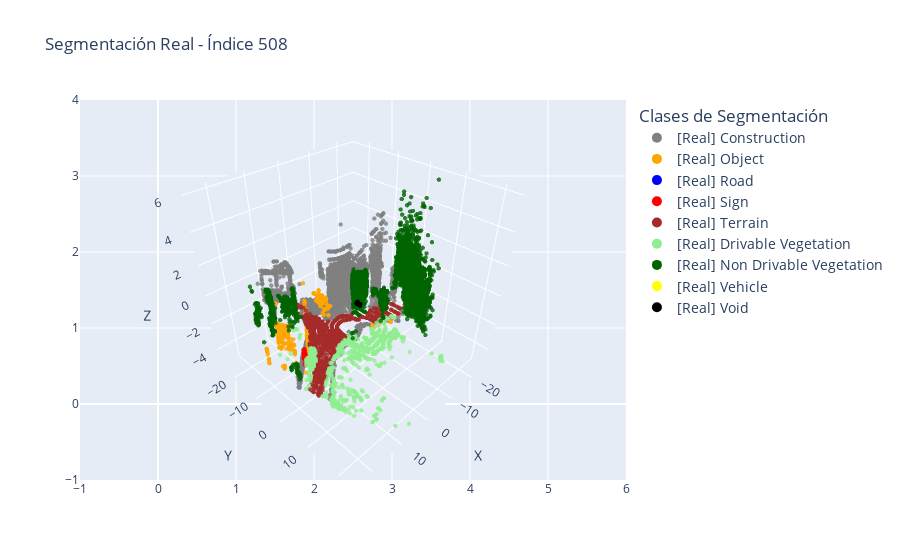
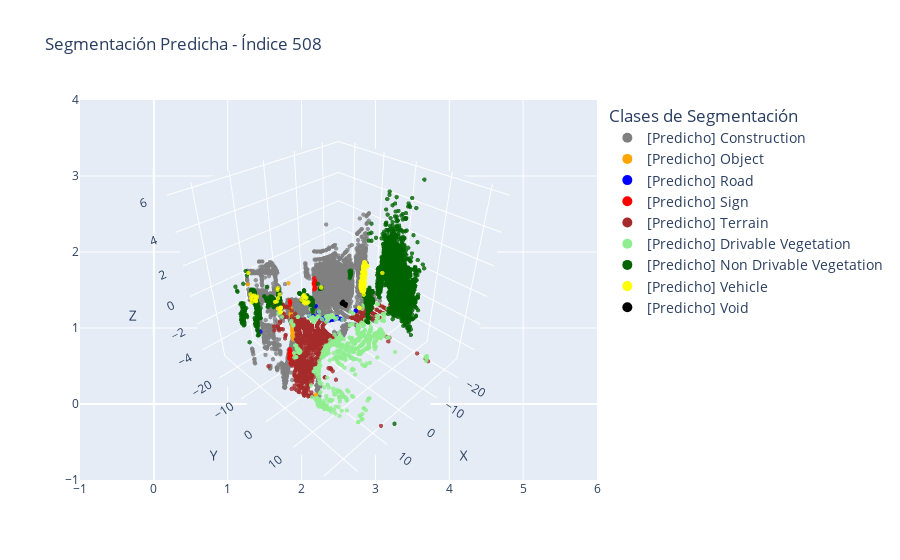

Here is the notebook cell these charts were saved with, in order:
### Code cell
visualizar_comparacion_segmentacion(all_points, all_labels, all_preds, indice=508)

### Figure 1 — Plotly figure (JSON) as saved in the notebook; plotly's stock layout.template omitted (floating-point values rounded to 4 significant figures; data arrays with more than 128 entries replaced by an {"elided": "..."} marker saying what was removed)
{"data": [{"marker": {"color": "gray", "opacity": 0.8, "size": 1.5}, "mode": "markers", "name": "[Real] Construction", "showlegend": false, "type": "scatter3d", "x": {"elided": "8143 float values"}, "y": {"elided": "8143 float values"}, "z": {"elided": "8143 float values"}}, {"marker": {"color": "orange", "opacity": 0.8, "size": 1.5}, "mode": "markers", "name": "[Real] Object", "showlegend": false, "type": "scatter3d", "x": {"elided": "464 float values"}, "y": {"elided": "464 float values"}, "z": {"elided": "464 float values"}}, {"marker": {"color": "red", "opacity": 0.8, "size": 1.5}, "mode": "markers", "name": "[Real] Sign", "showlegend": false, "type": "scatter3d", "x": [21.89, 21.86, 21.85, 21.8, 21.78, 21.88, 21.81, 21.82, 21.8, 21.84, 21.92, 21.85, 21.84, 21.82, 21.78, 21.98, 21.91, 21.87, 21.81, 21.95, 21.85, 21.8, 21.85, 21.84, 21.8, 21.79, 21.82, 21.89, 21.87, 21.81, 21.86, 21.76, 21.8, 21.79, 21.96, 21.79], "y": [5.984, 6.178, 6.088, 5.971, 6.413, 6.068, 6.266, 6.08, 6.293, 6.101, 6.339, 6.088, 6.393, 6.169, 6.258, 6.369, 6.002, 6.13, 6.553, 6.414, 6.417, 6.461, 6.279, 6.173, 6.339, 6.348, 5.919, 5.873, 6.131, 6.547, 6.136, 6.425, 6.339, 6.488, 6.468, 6.347], "z": [-0.2218, -0.6148, -0.6137, -0.6984, 0.0832, -0.2219, -0.04752, 0.2135, -0.09109, -0.04748, -0.5736, -0.1346, -0.09133, 0.2137, 0.3006, -0.7072, -0.3529, -0.3092, -0.3976, 0.1716, -0.3537, -0.1786, -0.5279, 0.0832, -0.1347, -0.04753, -0.04733, -0.3085, 0.03963, -0.31, -0.09113, -0.04751, 0.214, -0.003979, -0.6195, 0.1703]}, {"marker": {"color": "brown", "opacity": 0.8, "size": 1.5}, "mode": "markers", "name": "[Real] Terrain", "showlegend": false, "type": "scatter3d", "x": {"elided": "1002 float values"}, "y": {"elided": "1002 float values"}, "z": {"elided": "1002 float values"}}, {"marker": {"color": "lightgreen", "opacity": 0.8, "size": 1.5}, "mode": "markers", "name": "[Real] Drivable Vegetation", "showlegend": false, "type": "scatter3d", "x": {"elided": "746 float values"}, "y": {"elided": "746 float values"}, "z": {"elided": "746 float values"}}, {"marker": {"color": "darkgreen", "opacity": 0.8, "size": 1.5}, "mode": "markers", "name": "[Real] Non Drivable Vegetation", "showlegend": false, "type": "scatter3d", "x": {"elided": "5939 float values"}, "y": {"elided": "5939 float values"}, "z": {"elided": "5939 float values"}}, {"marker": {"color": "black", "opacity": 0.8, "size": 1.5}, "mode": "markers", "name": "[Real] Void", "showlegend": false, "type": "scatter3d", "x": [-1.116, -1.191, -1.054, -1.109, -1.102, -1.13, -1.027, -1.356, -1.246, -1.159, -1.252, -1.007, -1.125, -1.197, -1.097, -1.045, -1.109, -1.173, -1.14, -1.211, -1.092, -1.156, -1.154, -1.068, -1.207, -1.185, -1.292, -1.157, -1.193, -1.065, -1.093, -1.137, -1.113, -1.117, -1.244, -1.172, -1.159, -1.111, -1.181, -1.166, -1.129, -1.058, -1.124, -1.185, -1.057, -1.114, -1.181, -1.149, -1.131, -1.229, -1.17, -1.05, -1.301, -1.166], "y": [-0.1288, -0.1111, -0.237, -0.3632, -0.3518, -0.5282, -0.585, -0.5263, -0.6259, 0.06031, -0.5612, -0.6186, -0.521, 0.1243, -0.2749, -0.6052, 0.513, 0.2141, 0.3732, 0.4664, -0.1955, -0.03572, -0.1205, -0.2856, -0.02402, 0.02669, 0.4615, 0.2244, 0.2042, -0.1826, 0.4771, -0.1438, -0.2702, -0.1208, -0.5688, -0.07478, 0.2471, 0.509, 0.2336, 0.1429, -0.3836, -0.2502, -0.5308, -0.04509, -0.2252, -0.3603, 0.1931, 0.2055, 0.3563, -0.02895, 0.3128, -0.2848, 0.4918, 0.3394], "z": [-0.524, -0.5579, -0.5038, -0.5443, -0.5393, -0.5815, -0.5511, -0.5175, -0.496, -0.541, -0.488, -0.5511, -0.5781, -0.5612, -0.4022, -0.5629, -0.5697, -0.5562, -0.5595, -0.6052, -0.5173, -0.5393, -0.541, -0.5156, -0.5629, -0.5528, -0.488, -0.5494, -0.5646, -0.5038, -0.5562, -0.5342, -0.4075, -0.524, -0.4866, -0.5477, -0.5528, -0.5697, -0.5612, -0.5477, -0.5562, -0.5071, -0.5798, -0.5528, -0.5038, -0.546, -0.5579, -0.5443, -0.5528, -0.5731, -0.5646, -0.5071, -0.4947, -0.5663]}, {"marker": {"color": "gray", "size": 10}, "mode": "markers", "name": "[Real] Construction", "showlegend": true, "type": "scatter", "x": [null], "y": [null]}, {"marker": {"color": "orange", "size": 10}, "mode": "markers", "name": "[Real] Object", "showlegend": true, "type": "scatter", "x": [null], "y": [null]}, {"marker": {"color": "blue", "size": 10}, "mode": "markers", "name": "[Real] Road", "showlegend": true, "type": "scatter", "x": [null], "y": [null]}, {"marker": {"color": "red", "size": 10}, "mode": "markers", "name": "[Real] Sign", "showlegend": true, "type": "scatter", "x": [null], "y": [null]}, {"marker": {"color": "brown", "size": 10}, "mode": "markers", "name": "[Real] Terrain", "showlegend": true, "type": "scatter", "x": [null], "y": [null]}, {"marker": {"color": "lightgreen", "size": 10}, "mode": "markers", "name": "[Real] Drivable Vegetation", "showlegend": true, "type": "scatter", "x": [null], "y": [null]}, {"marker": {"color": "darkgreen", "size": 10}, "mode": "markers", "name": "[Real] Non Drivable Vegetation", "showlegend": true, "type": "scatter", "x": [null], "y": [null]}, {"marker": {"color": "yellow", "size": 10}, "mode": "markers", "name": "[Real] Vehicle", "showlegend": true, "type": "scatter", "x": [null], "y": [null]}, {"marker": {"color": "black", "size": 10}, "mode": "markers", "name": "[Real] Void", "showlegend": true, "type": "scatter", "x": [null], "y": [null]}], "layout": {"legend": {"font": {"size": 14}, "title": {"text": "Clases de Segmentación"}}, "scene": {"xaxis": {"title": {"text": "X"}}, "yaxis": {"title": {"text": "Y"}}, "zaxis": {"title": {"text": "Z"}}}, "title": {"text": "Segmentación Real - Índice 508"}}}

### Figure 2 — Plotly figure (JSON) as saved in the notebook; plotly's stock layout.template omitted (floating-point values rounded to 4 significant figures; data arrays with more than 128 entries replaced by an {"elided": "..."} marker saying what was removed)
{"data": [{"marker": {"color": "gray", "opacity": 0.8, "size": 1.5}, "mode": "markers", "name": "[Predicho] Construction", "showlegend": false, "type": "scatter3d", "x": {"elided": "10146 float values"}, "y": {"elided": "10146 float values"}, "z": {"elided": "10146 float values"}}, {"marker": {"color": "orange", "opacity": 0.8, "size": 1.5}, "mode": "markers", "name": "[Predicho] Object", "showlegend": false, "type": "scatter3d", "x": [15.89, 15.91, 20.96, 15.96, 15.85, 15.81, 15.9, 15.21, 16.05, 15.9, 16.05, 20.92, 15.93, 16.0, 15.9, -22.77, 15.96, 15.92, 16.03, 16.06, 12.07, 15.94, 15.92, 15.94, 15.94, -21.73, 15.98, 15.99, 15.95, 16.02, 16.02, 1.039, 15.99, 15.96, 21.0, 15.85, 15.43, 15.96, 16.05, 15.91, 15.31, 15.97, 16.04], "y": [0.1109, 0.211, 12.83, 0.06684, 0.05257, -0.09385, 0.1304, -0.6588, 0.3895, 0.1471, 0.2858, 12.81, 0.1196, 0.2848, 0.05829, -4.624, 0.1699, 0.1167, 0.207, 0.2298, -21.64, 0.1307, 0.175, 0.1753, 0.2365, -5.02, 0.2511, 0.1981, 0.1392, 0.3441, 0.05873, -8.537, 0.3294, 0.2563, 12.78, 0.05808, -0.4767, 0.1754, 0.3307, 0.1527, -0.6069, 0.2648, 0.2632], "z": [1.22, 1.221, -1.848, 0.7944, 1.217, 2.703, 0.7608, 0.4944, -0.7431, 0.8223, -0.5888, -1.986, 0.6093, -0.3407, 0.9449, -1.433, 0.5491, 1.191, -0.1567, -0.4345, -0.1946, 1.254, 1.191, 0.2114, -0.03339, -0.9464, 0.5191, 0.427, 0.4259, -0.3413, 0.8595, 0.08105, 0.2429, 0.9175, -1.753, 1.186, 1.549, 0.6102, -0.2494, 0.7309, 0.9693, 0.0892, -0.4649]}, {"marker": {"color": "blue", "opacity": 0.8, "size": 1.5}, "mode": "markers", "name": "[Predicho] Road", "showlegend": false, "type": "scatter3d", "x": [-2.387, -24.41, -0.9429, -2.498, -2.027, 0.8538, -0.6251, -3.168, -1.481, -2.062, 2.153, 3.372, 1.282, -2.58, -2.249, 0.3032, -1.933, -1.824, 0.3496, 1.216, 0.8849, -0.08516, 0.1656, 1.258, 1.466, -2.074, -2.543, 3.637, -1.353, -3.715, 0.2347, 15.66, 1.171, -0.1958, -9.792, -2.751, -1.495, 0.9254, -2.64, -2.452, -0.3773, 1.324, -24.66, 0.1886, -4.137, -2.782, -2.319, -0.1975, 2.105, 16.07, 2.591, 1.891, -1.1, -10.05, 0.6322, -9.933, 0.8134, -2.591, -9.87, -2.287, -24.35, -0.9033, -0.7523, 8.448, 3.454, 5.844], "y": [-4.569, -0.5753, -4.943, -4.497, -4.732, -4.745, -4.927, -3.867, -4.156, -4.717, -7.099, -8.141, -6.131, -4.451, -4.631, -6.267, -4.751, -4.833, -6.273, -6.863, -6.281, -6.176, -6.242, -6.128, -6.684, -4.7, -4.501, -7.867, -4.127, -3.506, -6.252, 0.2324, -6.164, -4.295, -3.766, -4.034, -4.147, -4.743, -4.296, -3.862, -6.116, -6.805, -0.9389, -6.246, -3.393, -4.048, -4.604, -6.147, -6.709, -12.56, -7.345, -7.071, -4.044, -3.574, -6.311, -3.655, -6.271, -4.148, -3.714, -4.624, -0.6631, -4.932, -4.917, -9.255, -8.085, -8.783], "z": [-2.404, -3.28, -2.346, -2.399, -2.4, -2.248, -2.316, -2.331, -2.057, -2.4, -1.207, -1.832, -2.228, -2.399, -2.4, -2.232, -2.392, -2.409, -2.235, -2.004, -2.256, -2.197, -2.221, -2.225, -1.968, -2.395, -2.411, -1.801, -2.025, -2.382, -2.225, -1.724, -2.232, -2.005, -2.531, -2.277, -2.056, -2.253, -2.351, -2.133, -2.18, -1.673, -3.315, -2.223, -2.495, -2.291, -2.404, -2.188, -2.022, -2.007, -1.879, -1.191, -1.954, -2.573, -2.256, -2.554, -2.25, -2.28, -2.544, -2.406, -3.272, -2.338, -2.319, -1.683, -1.827, -1.926]}, {"marker": {"color": "red", "opacity": 0.8, "size": 1.5}, "mode": "markers", "name": "[Predicho] Sign", "showlegend": false, "type": "scatter3d", "x": [21.89, 21.86, 0.8417, 0.9252, 0.8235, 1.052, 0.9679, 21.78, 21.88, 0.8898, 1.001, 0.8192, 21.81, 21.82, 21.8, 21.84, 21.92, 21.85, 1.01, 0.9386, 21.84, 0.8803, 1.023, 0.9944, 21.82, 21.78, 15.9, 21.91, 21.87, 21.81, 21.95, 0.965, 21.85, 21.8, 21.85, 0.9161, 21.84, 21.8, 15.9, 0.892, 0.7722, 0.8438, 21.79, 21.82, 15.92, 0.8157, 21.89, 0.8675, 21.87, 0.8104, 0.9568, 21.81, 21.86, 0.926, 15.85, 0.8622, 0.9477, 21.76, 21.8, 21.79, 0.802, 21.96, 21.79, 0.9568], "y": [5.984, 6.178, -8.215, -8.235, -8.221, -8.419, -8.239, 6.413, 6.068, -8.271, -8.225, -8.237, 6.266, 6.08, 6.293, 6.101, 6.339, 6.088, -8.407, -8.251, 6.393, -8.237, -8.456, -8.376, 6.169, 6.258, -0.0444, 6.002, 6.13, 6.553, 6.414, -8.215, 6.417, 6.461, 6.279, -8.232, 6.173, 6.339, 0.09435, -8.238, -8.215, -8.221, 6.348, 5.919, 0.02223, -8.201, 5.873, -8.254, 6.131, -8.206, -8.219, 6.547, 6.136, -8.321, 0.03596, -8.245, -8.241, 6.425, 6.339, 6.488, -8.239, 6.468, 6.347, -8.232], "z": [-0.2218, -0.6148, 0.173, -0.1128, 0.1572, -0.2622, 0.04633, 0.0832, -0.2219, 0.2861, -0.1765, 0.3325, -0.04752, 0.2135, -0.09109, -0.04748, -0.5736, -0.1346, 0.09607, 0.2537, -0.09133, 0.07808, 0.1784, 0.1119, 0.2137, 0.3006, 1.693, -0.3529, -0.3092, -0.3976, 0.1716, 0.1256, -0.3537, -0.1786, -0.5279, 0.1576, 0.0832, -0.1347, 1.595, 0.3169, 0.09362, 0.2525, -0.04753, -0.04733, 1.443, 0.2043, -0.3085, 0.09416, 0.03963, 0.1727, -0.1603, -0.31, -0.09113, 0.5135, 1.59, 0.1896, -0.09701, -0.04751, 0.214, -0.003979, 0.3166, -0.6195, 0.1703, -0.1128]}, {"marker": {"color": "brown", "opacity": 0.8, "size": 1.5}, "mode": "markers", "name": "[Predicho] Terrain", "showlegend": false, "type": "scatter3d", "x": {"elided": "1029 float values"}, "y": {"elided": "1029 float values"}, "z": {"elided": "1029 float values"}}, {"marker": {"color": "lightgreen", "opacity": 0.8, "size": 1.5}, "mode": "markers", "name": "[Predicho] Drivable Vegetation", "showlegend": false, "type": "scatter3d", "x": {"elided": "742 float values"}, "y": {"elided": "742 float values"}, "z": {"elided": "742 float values"}}, {"marker": {"color": "darkgreen", "opacity": 0.8, "size": 1.5}, "mode": "markers", "name": "[Predicho] Non Drivable Vegetation", "showlegend": false, "type": "scatter3d", "x": {"elided": "4031 float values"}, "y": {"elided": "4031 float values"}, "z": {"elided": "4031 float values"}}, {"marker": {"color": "yellow", "opacity": 0.8, "size": 1.5}, "mode": "markers", "name": "[Predicho] Vehicle", "showlegend": false, "type": "scatter3d", "x": {"elided": "209 float values"}, "y": {"elided": "209 float values"}, "z": {"elided": "209 float values"}}, {"marker": {"color": "black", "opacity": 0.8, "size": 1.5}, "mode": "markers", "name": "[Predicho] Void", "showlegend": false, "type": "scatter3d", "x": [-1.116, -1.191, -1.054, -1.109, -1.102, -1.13, -1.027, -1.356, -1.246, -1.159, -1.252, -1.007, -1.125, -1.197, -1.097, -1.045, -1.109, -1.173, -1.14, -1.211, -1.092, -1.156, -1.154, -1.068, -1.207, -1.185, -1.292, -1.157, -1.193, -1.065, -1.093, -1.137, -1.113, -1.117, -1.244, -1.172, -1.159, -1.111, -1.181, -1.166, -1.129, -1.058, -1.124, -1.185, -1.057, -1.114, -1.181, -1.149, -1.131, -1.229, -1.17, -1.05, -1.301, -1.166], "y": [-0.1288, -0.1111, -0.237, -0.3632, -0.3518, -0.5282, -0.585, -0.5263, -0.6259, 0.06031, -0.5612, -0.6186, -0.521, 0.1243, -0.2749, -0.6052, 0.513, 0.2141, 0.3732, 0.4664, -0.1955, -0.03572, -0.1205, -0.2856, -0.02402, 0.02669, 0.4615, 0.2244, 0.2042, -0.1826, 0.4771, -0.1438, -0.2702, -0.1208, -0.5688, -0.07478, 0.2471, 0.509, 0.2336, 0.1429, -0.3836, -0.2502, -0.5308, -0.04509, -0.2252, -0.3603, 0.1931, 0.2055, 0.3563, -0.02895, 0.3128, -0.2848, 0.4918, 0.3394], "z": [-0.524, -0.5579, -0.5038, -0.5443, -0.5393, -0.5815, -0.5511, -0.5175, -0.496, -0.541, -0.488, -0.5511, -0.5781, -0.5612, -0.4022, -0.5629, -0.5697, -0.5562, -0.5595, -0.6052, -0.5173, -0.5393, -0.541, -0.5156, -0.5629, -0.5528, -0.488, -0.5494, -0.5646, -0.5038, -0.5562, -0.5342, -0.4075, -0.524, -0.4866, -0.5477, -0.5528, -0.5697, -0.5612, -0.5477, -0.5562, -0.5071, -0.5798, -0.5528, -0.5038, -0.546, -0.5579, -0.5443, -0.5528, -0.5731, -0.5646, -0.5071, -0.4947, -0.5663]}, {"marker": {"color": "gray", "size": 10}, "mode": "markers", "name": "[Predicho] Construction", "showlegend": true, "type": "scatter", "x": [null], "y": [null]}, {"marker": {"color": "orange", "size": 10}, "mode": "markers", "name": "[Predicho] Object", "showlegend": true, "type": "scatter", "x": [null], "y": [null]}, {"marker": {"color": "blue", "size": 10}, "mode": "markers", "name": "[Predicho] Road", "showlegend": true, "type": "scatter", "x": [null], "y": [null]}, {"marker": {"color": "red", "size": 10}, "mode": "markers", "name": "[Predicho] Sign", "showlegend": true, "type": "scatter", "x": [null], "y": [null]}, {"marker": {"color": "brown", "size": 10}, "mode": "markers", "name": "[Predicho] Terrain", "showlegend": true, "type": "scatter", "x": [null], "y": [null]}, {"marker": {"color": "lightgreen", "size": 10}, "mode": "markers", "name": "[Predicho] Drivable Vegetation", "showlegend": true, "type": "scatter", "x": [null], "y": [null]}, {"marker": {"color": "darkgreen", "size": 10}, "mode": "markers", "name": "[Predicho] Non Drivable Vegetation", "showlegend": true, "type": "scatter", "x": [null], "y": [null]}, {"marker": {"color": "yellow", "size": 10}, "mode": "markers", "name": "[Predicho] Vehicle", "showlegend": true, "type": "scatter", "x": [null], "y": [null]}, {"marker": {"color": "black", "size": 10}, "mode": "markers", "name": "[Predicho] Void", "showlegend": true, "type": "scatter", "x": [null], "y": [null]}], "layout": {"legend": {"font": {"size": 14}, "title": {"text": "Clases de Segmentación"}}, "scene": {"xaxis": {"title": {"text": "X"}}, "yaxis": {"title": {"text": "Y"}}, "zaxis": {"title": {"text": "Z"}}}, "title": {"text": "Segmentación Predicha - Índice 508"}}}
